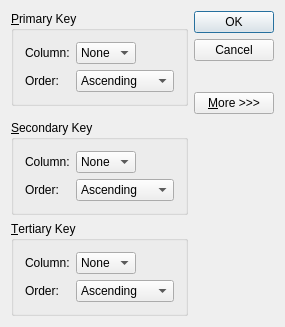
<?xml version="1.0" encoding="UTF-8"?>
<ui version="4.0">
 <class>SortDialog</class>
 <widget class="QDialog" name="SortDialog">
  <property name="geometry">
   <rect>
    <x>0</x>
    <y>0</y>
    <width>285</width>
    <height>327</height>
   </rect>
  </property>
  <property name="windowTitle">
   <string>Sort</string>
  </property>
  <layout class="QGridLayout" name="gridLayout_4">
   <item row="1" column="0">
    <spacer name="verticalSpacer">
     <property name="orientation">
      <enum>Qt::Orientation::Vertical</enum>
     </property>
     <property name="sizeHint" stdset="0">
      <size>
       <width>20</width>
       <height>0</height>
      </size>
     </property>
    </spacer>
   </item>
   <item row="0" column="0">
    <widget class="QGroupBox" name="primaryGroupBox">
     <property name="title">
      <string>&amp;Primary Key</string>
     </property>
     <layout class="QGridLayout" name="gridLayout">
      <item row="0" column="0">
       <widget class="QLabel" name="primaryColumnLabel">
        <property name="text">
         <string>Column:</string>
        </property>
       </widget>
      </item>
      <item row="0" column="1">
       <widget class="QComboBox" name="primaryColumnCombo">
        <item>
         <property name="text">
          <string>None</string>
         </property>
        </item>
       </widget>
      </item>
      <item row="0" column="2">
       <spacer name="primaryHorizontalSpacer">
        <property name="orientation">
         <enum>Qt::Orientation::Horizontal</enum>
        </property>
        <property name="sizeHint" stdset="0">
         <size>
          <width>40</width>
          <height>20</height>
         </size>
        </property>
       </spacer>
      </item>
      <item row="1" column="0">
       <widget class="QLabel" name="primaryOrderLabel">
        <property name="text">
         <string>Order:</string>
        </property>
       </widget>
      </item>
      <item row="1" column="1" colspan="2">
       <widget class="QComboBox" name="primaryOrderCombo">
        <item>
         <property name="text">
          <string>Ascending</string>
         </property>
        </item>
        <item>
         <property name="text">
          <string>Descending</string>
         </property>
        </item>
       </widget>
      </item>
     </layout>
    </widget>
   </item>
   <item row="3" column="0">
    <widget class="QGroupBox" name="tertiaryGroupBox">
     <property name="title">
      <string>&amp;Tertiary Key</string>
     </property>
     <layout class="QGridLayout" name="gridLayout_3">
      <item row="0" column="0">
       <widget class="QLabel" name="tertiaryColumnLabel">
        <property name="text">
         <string>Column:</string>
        </property>
       </widget>
      </item>
      <item row="0" column="1">
       <widget class="QComboBox" name="tertiaryColumnCombo">
        <item>
         <property name="text">
          <string>None</string>
         </property>
        </item>
       </widget>
      </item>
      <item row="0" column="2">
       <spacer name="tertiaryHorizontalSpacer">
        <property name="orientation">
         <enum>Qt::Orientation::Horizontal</enum>
        </property>
        <property name="sizeHint" stdset="0">
         <size>
          <width>40</width>
          <height>20</height>
         </size>
        </property>
       </spacer>
      </item>
      <item row="1" column="0">
       <widget class="QLabel" name="tertiaryOrderLabel">
        <property name="text">
         <string>Order:</string>
        </property>
       </widget>
      </item>
      <item row="1" column="1" colspan="2">
       <widget class="QComboBox" name="tertiaryOrderCombo">
        <item>
         <property name="text">
          <string>Ascending</string>
         </property>
        </item>
        <item>
         <property name="text">
          <string>Descending</string>
         </property>
        </item>
       </widget>
      </item>
     </layout>
    </widget>
   </item>
   <item row="2" column="0">
    <widget class="QGroupBox" name="secondaryGroupBox">
     <property name="enabled">
      <bool>true</bool>
     </property>
     <property name="title">
      <string>&amp;Secondary Key</string>
     </property>
     <layout class="QGridLayout" name="gridLayout_2">
      <item row="0" column="0">
       <widget class="QLabel" name="secondaryColumnLabel">
        <property name="text">
         <string>Column:</string>
        </property>
       </widget>
      </item>
      <item row="0" column="1">
       <widget class="QComboBox" name="secondaryColumnCombo">
        <item>
         <property name="text">
          <string>None</string>
         </property>
        </item>
       </widget>
      </item>
      <item row="0" column="2">
       <spacer name="secondaryHorizontalSpacer">
        <property name="orientation">
         <enum>Qt::Orientation::Horizontal</enum>
        </property>
        <property name="sizeHint" stdset="0">
         <size>
          <width>40</width>
          <height>20</height>
         </size>
        </property>
       </spacer>
      </item>
      <item row="1" column="0">
       <widget class="QLabel" name="secondaryOrderLabel">
        <property name="text">
         <string>Order:</string>
        </property>
       </widget>
      </item>
      <item row="1" column="1" colspan="2">
       <widget class="QComboBox" name="secondaryOrderCombo">
        <item>
         <property name="text">
          <string>Ascending</string>
         </property>
        </item>
        <item>
         <property name="text">
          <string>Descending</string>
         </property>
        </item>
       </widget>
      </item>
     </layout>
    </widget>
   </item>
   <item row="0" column="1" rowspan="2">
    <layout class="QVBoxLayout" name="verticalLayout">
     <item>
      <widget class="QPushButton" name="okButton">
       <property name="text">
        <string>OK</string>
       </property>
       <property name="default">
        <bool>true</bool>
       </property>
      </widget>
     </item>
     <item>
      <widget class="QPushButton" name="cancelButton">
       <property name="text">
        <string>Cancel</string>
       </property>
      </widget>
     </item>
     <item>
      <spacer name="buttonVerticalSpacer">
       <property name="orientation">
        <enum>Qt::Orientation::Vertical</enum>
       </property>
       <property name="sizeHint" stdset="0">
        <size>
         <width>20</width>
         <height>0</height>
        </size>
       </property>
      </spacer>
     </item>
     <item>
      <widget class="QPushButton" name="moreButton">
       <property name="text">
        <string>&amp;More &gt;&gt;&gt;</string>
       </property>
       <property name="checkable">
        <bool>true</bool>
       </property>
      </widget>
     </item>
    </layout>
   </item>
  </layout>
 </widget>
 <layoutdefault spacing="6" margin="11"/>
 <tabstops>
  <tabstop>primaryColumnCombo</tabstop>
  <tabstop>primaryOrderCombo</tabstop>
  <tabstop>secondaryColumnCombo</tabstop>
  <tabstop>secondaryOrderCombo</tabstop>
  <tabstop>tertiaryColumnCombo</tabstop>
  <tabstop>tertiaryOrderCombo</tabstop>
  <tabstop>okButton</tabstop>
  <tabstop>cancelButton</tabstop>
  <tabstop>moreButton</tabstop>
 </tabstops>
 <resources/>
 <connections>
  <connection>
   <sender>okButton</sender>
   <signal>clicked()</signal>
   <receiver>SortDialog</receiver>
   <slot>accept()</slot>
   <hints>
    <hint type="sourcelabel">
     <x>248</x>
     <y>24</y>
    </hint>
    <hint type="destinationlabel">
     <x>69</x>
     <y>112</y>
    </hint>
   </hints>
  </connection>
  <connection>
   <sender>cancelButton</sender>
   <signal>clicked()</signal>
   <receiver>SortDialog</receiver>
   <slot>reject()</slot>
   <hints>
    <hint type="sourcelabel">
     <x>255</x>
     <y>49</y>
    </hint>
    <hint type="destinationlabel">
     <x>137</x>
     <y>107</y>
    </hint>
   </hints>
  </connection>
  <connection>
   <sender>moreButton</sender>
   <signal>toggled(bool)</signal>
   <receiver>secondaryGroupBox</receiver>
   <slot>setVisible(bool)</slot>
   <hints>
    <hint type="sourcelabel">
     <x>262</x>
     <y>102</y>
    </hint>
    <hint type="destinationlabel">
     <x>183</x>
     <y>141</y>
    </hint>
   </hints>
  </connection>
  <connection>
   <sender>moreButton</sender>
   <signal>toggled(bool)</signal>
   <receiver>tertiaryGroupBox</receiver>
   <slot>setVisible(bool)</slot>
   <hints>
    <hint type="sourcelabel">
     <x>230</x>
     <y>96</y>
    </hint>
    <hint type="destinationlabel">
     <x>171</x>
     <y>251</y>
    </hint>
   </hints>
  </connection>
 </connections>
</ui>
